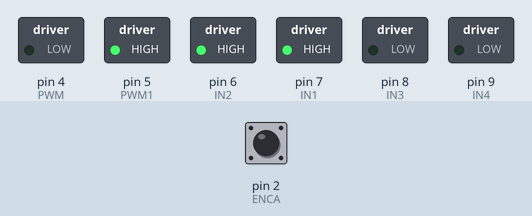
Simulated run of this sketch. Board: Arduino Uno, built with avr-gcc and run on an emulated ATmega328P. Shown: switched loads named in the sketch (green lamp = pin HIGH). Inputs (shaded band) come from the test bench; at power-on: pin 2 (ENCA) HIGH. The ROS host is connected and sends only what is stated; what the sketch prints to the serial monitor is not drawn.

Above: at 0.1 s.
Timing chart, 0 to 1.6 s (numbered marks = the images above):
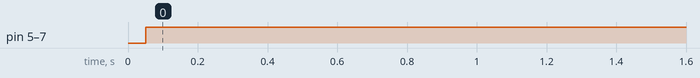

The sketch:

arduino_code.ino
```cpp
#include <util/atomic.h> // For the ATOMIC_BLOCK macro

#include <ros.h>
#include <std_msgs/Int32.h>

#define ENCA 2 // YELLOW
#define ENCB 3 // WHITE
#define PWM 4
#define PWM1 5
#define IN2 6
#define IN1 7
#define IN3 8
#define IN4 9

volatile int posi = 0; // specify posi as volatile: https://www.arduino.cc/reference/en/language/variables/variable-scope-qualifiers/volatile/
long prevT = 0;
float eprev = 0;
float eintegral = 0;

ros::NodeHandle nh;

std_msgs::Int32 encoder_pos;
ros::Publisher motor_pub("motor_encoder", &encoder_pos);

void setup() {
  Serial.begin(9600);
  pinMode(ENCA,INPUT);
  pinMode(ENCB,INPUT);
  attachInterrupt(digitalPinToInterrupt(ENCA),readEncoder,RISING);

  pinMode(PWM,OUTPUT);
  pinMode(PWM1,OUTPUT);
  pinMode(IN1,OUTPUT);
  pinMode(IN2,OUTPUT);
  pinMode(IN3,OUTPUT);
  pinMode(IN4,OUTPUT);
  Serial.println("target pos");
  nh.initNode();
  nh.advertise(motor_pub);
}

void loop() {

  // set target position
  int target = 700;
  //int target = 5000*sin(prevT/1e6);

  // PID constants
  float kp = 1;
  float kd = 0.025;
  float ki = 0.0;

  // time difference
  long currT = micros();
  float deltaT = ((float) (currT - prevT))/( 1.0e6 );
  prevT = currT;

  // Read the position in an atomic block to avoid a potential
  // misread if the interrupt coincides with this code running
  // see: https://www.arduino.cc/reference/en/language/variables/variable-scope-qualifiers/volatile/
  encoder_pos.data = 0;
  ATOMIC_BLOCK(ATOMIC_RESTORESTATE) {
    encoder_pos.data = posi;
  }

    motor_pub.publish(&encoder_pos);
    nh.spinOnce();
    delay(50);


  // error
  int e = encoder_pos.data - target;

  // derivative
  float dedt = (e-eprev)/(deltaT);

  // integral
  eintegral = eintegral + e*deltaT;

  // control signal
  float u = kp*e + kd*dedt + ki*eintegral;

  // motor power
  float pwr = fabs(u);
  if( pwr > 255 ){
    pwr = 255;
  }

  // motor direction
  int dir = 1;
  if(u<0){
    dir = -1;
  }

  // signal the motor
  setMotor(dir,pwr,PWM,IN1,IN2,IN3,IN4,PWM1);


  // store previous error
  eprev = e;

  Serial.print(target);
  Serial.print(" ");
  Serial.print(encoder_pos.data);
  Serial.print(" ");
  Serial.print(pwr*dir);
  Serial.println();

}

void setMotor(int dir, int pwmVal, int pwm, int in1, int in2,int in3, int in4,int pwm1){

  if(dir == 1){
    analogWrite(pwm,pwmVal);
  //  analogWrite(pwm1,0);
    digitalWrite(IN1,HIGH);
    digitalWrite(IN2,HIGH);
    digitalWrite(IN3,LOW);
    digitalWrite(IN4,LOW);
    }


  else
  {
  //  analogWrite(pwm,0);
    analogWrite(pwm1,pwmVal);
    digitalWrite(IN1,HIGH);
    digitalWrite(IN2,HIGH);
    digitalWrite(IN3,LOW);
    digitalWrite(IN4,LOW);
  }

}

void readEncoder(){
  int b = digitalRead(ENCB);
  if(b > 0){
    posi++;
  }
  else{
    posi--;
  }
}
```

Measured:
- by itself, pin 5 (PWM1), pin 6 (IN2), pin 7 (IN1): LOW → HIGH at 0.05 s
